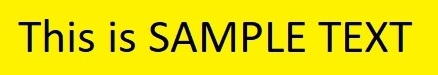
#> input picture images/texto.jpg, 438 x 75 px
$ python exemplo_Tessaract.py
#> lines starting #> are read from the running program, lines starting #| are printed output that depends on the picture; after the words box and inside, x2 and y2 are one past the last pixel; in counts of white or black regions, pixels touching at a corner belong together
import cv2
import os
import pytesseract
from matplotlib import pyplot as plt

tesseract_path = "C:/Program Files/Tesseract-OCR/tesseract.exe"
pytesseract.pytesseract.tesseract_cmd = tesseract_path

folder = "images"
img = cv2.imread(os.path.join(folder, "texto.jpg"))
#> img is the input picture: shape (75, 438, 3); mean B, G, R 10.2, 217.4, 228

img_gray = cv2.cvtColor(img, cv2.COLOR_BGR2GRAY)
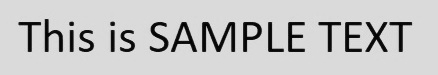
#> img_gray: shape (75, 438); min 0, max 230, mean 197

_, img_tresh = cv2.threshold(img_gray, 0, 255, cv2.THRESH_OTSU | cv2.THRESH_BINARY_INV)
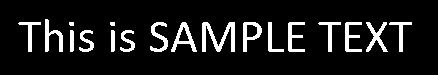
#> img_tresh: shape (75, 438); 10.2% white; 18 white regions (2 under 20 px), largest, box (x1, y1, x2, y2) and area: (202, 22, 235, 52) 455, (171, 22, 197, 52) 270, (366, 22, 388, 52) 254


# subplot 1
plt.subplot(3, 1, 1)
plt.title("Original")
plt.axis("off")
plt.imshow(img)

# subplot 2
plt.subplot(3, 1, 2)
plt.title("Gray")
plt.axis("off")
plt.imshow(img_gray)

# subplot 3
plt.subplot(3, 1, 3)
plt.title("Threshold")
plt.axis("off")
plt.set_cmap("gray")
plt.imshow(img_tresh)

# print result on figure
#> (the run stopped early here; a loop or call above may not have finished)
